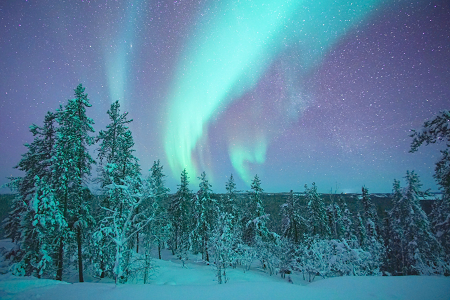
#> input picture MyStudyRoom/PYTHON/★★★★실습★★★★/1117_Photoshop3/1117_미니포토샵ver3_신채연/img/Photo 1.png, 450 x 300 px; its folder holds only this picture in this run
$ python -i main.py   (imports and definitions only)   (older library calls are emulated)
#> lines starting #> are read from the running program, lines starting #| are printed output that depends on the picture
from tkinter import *
from tkinter.filedialog import *  # 파일 입출력
from tkinter.simpledialog import *  # 숫자나 문자 입출력창
from PIL import Image, ImageTk, ImageEnhance
import random
import re

###method
def display(img):
    global window, r_frame, canvas, width, height, photo, photo2,original, x, y, text, filename
    photo2 = ImageTk.PhotoImage(img)
    canvas.create_image((x, y), image=photo2, state="normal", tag="myPhoto")
    canvas.delete("text")
    canvas.create_text(90, 60, text=filename, fill="white", font= ("Courier", 20), tag="text")

def file_open():
    global window, r_frame, canvas, width, height, photo, photo2,original, x, y, filename
    file_path = askopenfilename(filetypes=[("jpb files", "*.jpg"), ("png files", "*.png"), ("All files", "*.*")])
#> the answer given: img/Photo 1.png
    photo = Image.open(file_path)
#> photo is the input picture: PIL image 450x300 RGBA; mean R, G, B, A 78.7, 127.3, 151, 255
    filename = photo.filename.split("/")[-1]
#> filename = 'Photo 1.png'
    filename = re.split(r'\.', filename)[0]
#> filename = 'Photo 1'
    width = 500
    height = int(photo.size[1]/photo.size[0]*width)
#> height = 333
    photo = photo.resize((width, height), Image.ANTIALIAS)
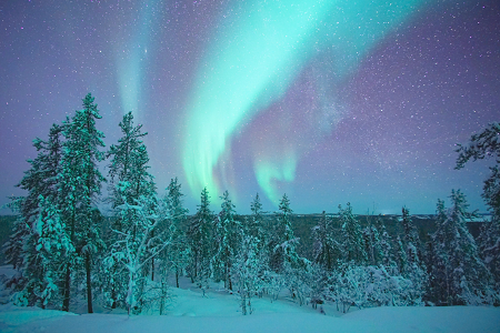
#> photo: PIL image 500x333 RGBA; mean R, G, B, A 78.7, 127.3, 151, 255
    original = photo
    display(photo)

# [22 lines left out: functions file_save, func_revert, func_move, not called in this run]

def func_exit():
    window.quit()
    window.destroy()

# [106 lines left out: functions func_resize, func_rotatecounter, func_rotate, func_flip, func_flop, func_crop and 9 more, not called in this run]

def func_clear():
    canvas.delete("myPen")

def menu_create():
    global window, r_frame, canvas, width, height, photo, photo2, original, x, y
    mainMenu = Menu(window)
    window.config(menu=mainMenu)
    filelist = {"Open": file_open, "Save": file_save, "Close": func_exit}
    editlist = {"Revert":func_revert, "Move": func_move, "Resize":func_resize, "Crop":func_crop,
                "Flip Horizontal": func_flip, "Flip Vertical": func_flop,
                "Rotate Counter Clockwise": func_rotatecounter, "Rotate Clockwise": func_rotate}
    imagelist = {"RGB Play": func_rgbplay, "Contrast >>":func_contrastplus, "Contrast <<":func_contrastminus, "Brighten": func_brighten,
                 "Darken": func_dark, "Sharpen": func_sharpen, "Blur": func_blur, "Black&White": func_mono}
    paintlist = {"Pen": func_pen, "Erase":func_clear}
    def menu_add(parent, labelN, commandN):
        parent.add_command(label=labelN, command=commandN)

    # [5 lines left out: function whatMenu, not called in this run]

    whatMenu("fileMenu", "File", filelist)
    whatMenu("editMenu", "Edit", editlist)
    whatMenu("imageMenu", "Image", imagelist)
    whatMenu("paintMenu", "Paint", paintlist)

# [7 lines of commented-out code are left out]
window, r_frame, canvas, = None, None, None
photo, photo2, original = None, None, None
width, height, x, y = 0, 0, 400, 400
x1 = y1 = x2 = y2 = 0
text, filename =None, None

###main
# [4 lines not run here, left out]

#l_frame = Frame(window, relief='flat', width=40, height=800)
#l_frame.pack(side='left', fill='both')
r_frame = Frame(window, relief='flat', width=800, height=800)
# [1 line not run here, left out]
canvas = Canvas(r_frame, width=800, height=800, bd=0, highlightthickness=0, bg='#6a6a6a')
#canvas2 = Canvas(l_frame, width=0, height=800, bd=0, highlightthickness=0, bg='#454545')
backImg = PhotoImage(file ="img/backImg.png")
# [2 lines not run here, left out]
#canvas2.pack()

# [1 line that did not run here, left out]
# btn_create()

# [1 line not run here, left out]

>>> result = file_open()
